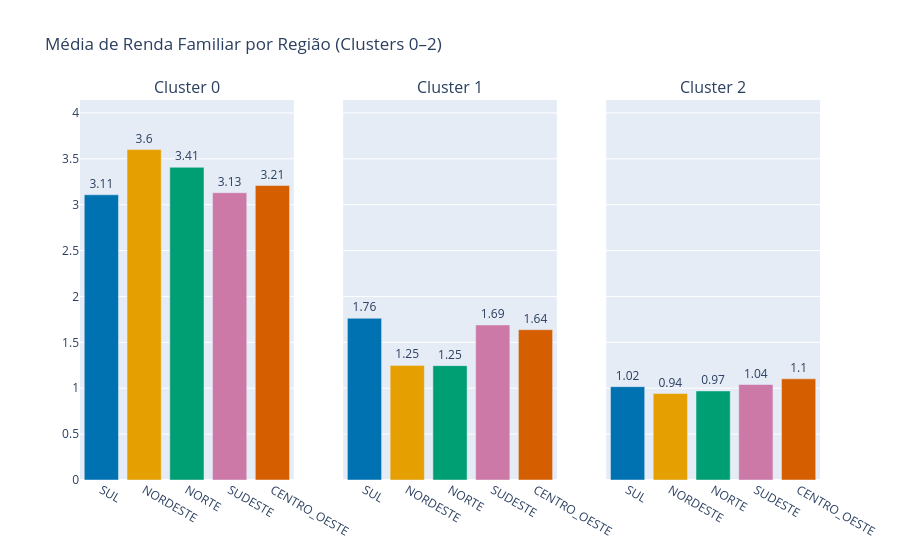

Source (notebook cell):
### Code cell
fig = make_subplots(
    rows=1, cols=3,
    subplot_titles=[f"Cluster {k}" for k in df_dict.keys()],
    shared_yaxes=True
)

regioes = ['SUL', 'NORDESTE', 'NORTE', 'SUDESTE', 'CENTRO_OESTE']

cores = {
    'SUL': '#0072B2',
    'NORDESTE': '#E69F00',
    'NORTE': '#009E73',
    'SUDESTE': '#CC79A7',
    'CENTRO_OESTE': '#D55E00'
}

for i, (k, df_k) in enumerate(df_dict.items(), start=1):
    df_mean = (
        df_k.groupby('REGIAO')['RENDA_FAMILIAR_SM']
        .mean()
        .reindex(regioes)
    )

    fig.add_trace(
        go.Bar(
            x=regioes,
            y=df_mean,
            marker_color=[cores[r] for r in regioes],
            showlegend=False,
            text=df_mean.round(2),          
            textposition='outside'   
        ),
        row=1, col=i
    )

fig.update_layout(
    title='Média de Renda Familiar por Região (Clusters 0–2)'
)

max_y = 0

for df_k in df_dict.values():
    df_mean = df_k.groupby('REGIAO')['RENDA_FAMILIAR_SM'].mean()
    max_y = max(max_y, df_mean.max())
    
fig.update_yaxes(range=[0, max_y * 1.15])

fig.show()

### Figure 1 — Plotly figure (JSON) as saved in the notebook; plotly's stock layout.template omitted (floating-point values rounded to 4 significant figures)
{"data": [{"marker": {"color": ["#0072B2", "#E69F00", "#009E73", "#CC79A7", "#D55E00"]}, "showlegend": false, "text": [3.11, 3.6, 3.41, 3.13, 3.21], "textposition": "outside", "type": "bar", "x": ["SUL", "NORDESTE", "NORTE", "SUDESTE", "CENTRO_OESTE"], "xaxis": "x", "y": [3.108, 3.601, 3.407, 3.131, 3.209], "yaxis": "y"}, {"marker": {"color": ["#0072B2", "#E69F00", "#009E73", "#CC79A7", "#D55E00"]}, "showlegend": false, "text": [1.76, 1.25, 1.25, 1.69, 1.64], "textposition": "outside", "type": "bar", "x": ["SUL", "NORDESTE", "NORTE", "SUDESTE", "CENTRO_OESTE"], "xaxis": "x2", "y": [1.762, 1.249, 1.246, 1.69, 1.638], "yaxis": "y2"}, {"marker": {"color": ["#0072B2", "#E69F00", "#009E73", "#CC79A7", "#D55E00"]}, "showlegend": false, "text": [1.02, 0.94, 0.97, 1.04, 1.1], "textposition": "outside", "type": "bar", "x": ["SUL", "NORDESTE", "NORTE", "SUDESTE", "CENTRO_OESTE"], "xaxis": "x3", "y": [1.017, 0.9422, 0.9706, 1.041, 1.102], "yaxis": "y3"}], "layout": {"annotations": [{"font": {"size": 16}, "showarrow": false, "text": "Cluster 0", "x": 0.1444, "xanchor": "center", "xref": "paper", "y": 1, "yanchor": "bottom", "yref": "paper"}, {"font": {"size": 16}, "showarrow": false, "text": "Cluster 1", "x": 0.5, "xanchor": "center", "xref": "paper", "y": 1, "yanchor": "bottom", "yref": "paper"}, {"font": {"size": 16}, "showarrow": false, "text": "Cluster 2", "x": 0.8556, "xanchor": "center", "xref": "paper", "y": 1, "yanchor": "bottom", "yref": "paper"}], "title": {"text": "Média de Renda Familiar por Região (Clusters 0–2)"}, "xaxis": {"anchor": "y", "domain": [0, 0.2889]}, "xaxis2": {"anchor": "y2", "domain": [0.3556, 0.6444]}, "xaxis3": {"anchor": "y3", "domain": [0.7111, 1]}, "yaxis": {"anchor": "x", "domain": [0, 1], "range": [0, 4.141]}, "yaxis2": {"anchor": "x2", "domain": [0, 1], "matches": "y", "range": [0, 4.141], "showticklabels": false}, "yaxis3": {"anchor": "x3", "domain": [0, 1], "matches": "y", "range": [0, 4.141], "showticklabels": false}}}
